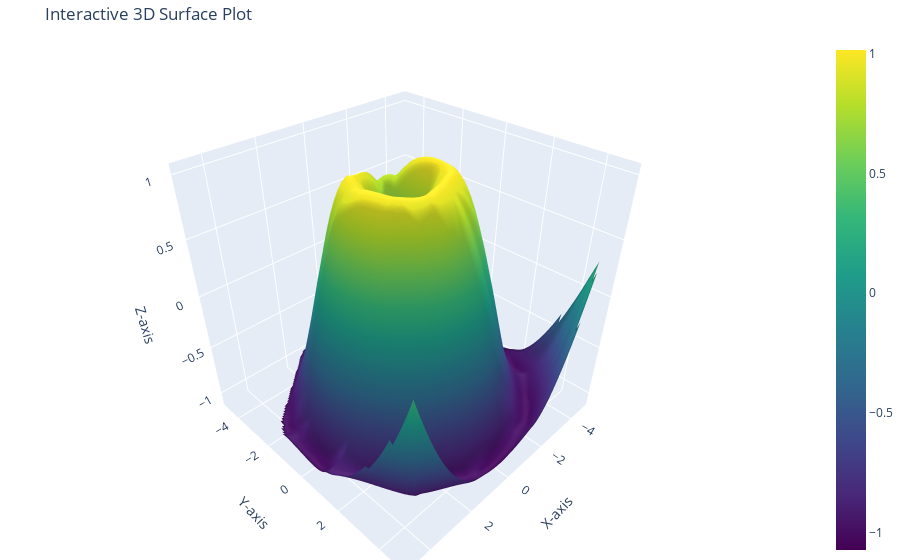

This figure's notebook cell:
### Code cell
import plotly.graph_objects as go
import numpy as np
from scipy.interpolate import griddata

# Example irregular data
x = np.random.rand(100) * 10 - 5
y = np.random.rand(100) * 10 - 5
z = np.sin(np.sqrt(x**2 + y**2))

# Create a regular grid
grid_x, grid_y = np.linspace(min(x), max(x), 100), np.linspace(min(y), max(y), 100)
grid_X, grid_Y = np.meshgrid(grid_x, grid_y)

# Interpolate data
grid_Z = griddata((x, y), z, (grid_X, grid_Y), method='cubic')

# Create the surface plot
fig = go.Figure(data=[go.Surface(z=grid_Z, x=grid_x, y=grid_y, colorscale='Viridis')])

# Customize layout
fig.update_layout(
    title='Interactive 3D Surface Plot',
    scene=dict(
        xaxis_title='X-axis',
        yaxis_title='Y-axis',
        zaxis_title='Z-axis'
    ),
    margin=dict(l=0, r=0, t=40, b=0)
)

# Show plot
fig.show()

### Figure 1 — Plotly figure (JSON) as saved in the notebook; plotly's stock layout.template omitted (floating-point values rounded to 4 significant figures; data arrays with more than 128 entries replaced by an {"elided": "..."} marker saying what was removed)
{"data": [{"colorscale": [[0, "#440154"], [0.1111, "#482878"], [0.2222, "#3e4989"], [0.3333, "#31688e"], [0.4444, "#26828e"], [0.5556, "#1f9e89"], [0.6667, "#35b779"], [0.7778, "#6ece58"], [0.8889, "#b5de2b"], [1, "#fde725"]], "type": "surface", "x": [-4.888, -4.789, -4.689, -4.59, -4.49, -4.39, -4.291, -4.191, -4.092, -3.992, -3.893, -3.793, -3.693, -3.594, -3.494, -3.395, -3.295, -3.196, -3.096, -2.996, -2.897, -2.797, -2.698, -2.598, -2.499, -2.399, -2.299, -2.2, -2.1, -2.001, -1.901, -1.802, -1.702, -1.602, -1.503, -1.403, -1.304, -1.204, -1.105, -1.005, -0.9055, -0.8059, -0.7064, -0.6068, -0.5072, -0.4077, -0.3081, -0.2085, -0.109, -0.009396, 0.09017, 0.1897, 0.2893, 0.3889, 0.4884, 0.588, 0.6876, 0.7872, 0.8867, 0.9863, 1.086, 1.185, 1.285, 1.385, 1.484, 1.584, 1.683, 1.783, 1.882, 1.982, 2.082, 2.181, 2.281, 2.38, 2.48, 2.579, 2.679, 2.779, 2.878, 2.978, 3.077, 3.177, 3.276, 3.376, 3.475, 3.575, 3.675, 3.774, 3.874, 3.973, 4.073, 4.172, 4.272, 4.372, 4.471, 4.571, 4.67, 4.77, 4.869, 4.969], "y": [-4.848, -4.749, -4.649, -4.55, -4.451, -4.351, -4.252, -4.153, -4.054, -3.954, -3.855, -3.756, -3.656, -3.557, -3.458, -3.359, -3.259, -3.16, -3.061, -2.961, -2.862, -2.763, -2.664, -2.564, -2.465, -2.366, -2.266, -2.167, -2.068, -1.969, -1.869, -1.77, -1.671, -1.571, -1.472, -1.373, -1.274, -1.174, -1.075, -0.9757, -0.8764, -0.7772, -0.6779, -0.5786, -0.4793, -0.38, -0.2807, -0.1814, -0.08215, 0.01714, 0.1164, 0.2157, 0.315, 0.4143, 0.5136, 0.6129, 0.7121, 0.8114, 0.9107, 1.01, 1.109, 1.209, 1.308, 1.407, 1.506, 1.606, 1.705, 1.804, 1.904, 2.003, 2.102, 2.201, 2.301, 2.4, 2.499, 2.599, 2.698, 2.797, 2.896, 2.996, 3.095, 3.194, 3.294, 3.393, 3.492, 3.591, 3.691, 3.79, 3.889, 3.989, 4.088, 4.187, 4.286, 4.386, 4.485, 4.584, 4.684, 4.783, 4.882, 4.981], "z": {"elided": "100x100 float values"}}], "layout": {"margin": {"b": 0, "l": 0, "r": 0, "t": 40}, "scene": {"xaxis": {"title": {"text": "X-axis"}}, "yaxis": {"title": {"text": "Y-axis"}}, "zaxis": {"title": {"text": "Z-axis"}}}, "title": {"text": "Interactive 3D Surface Plot"}}}
